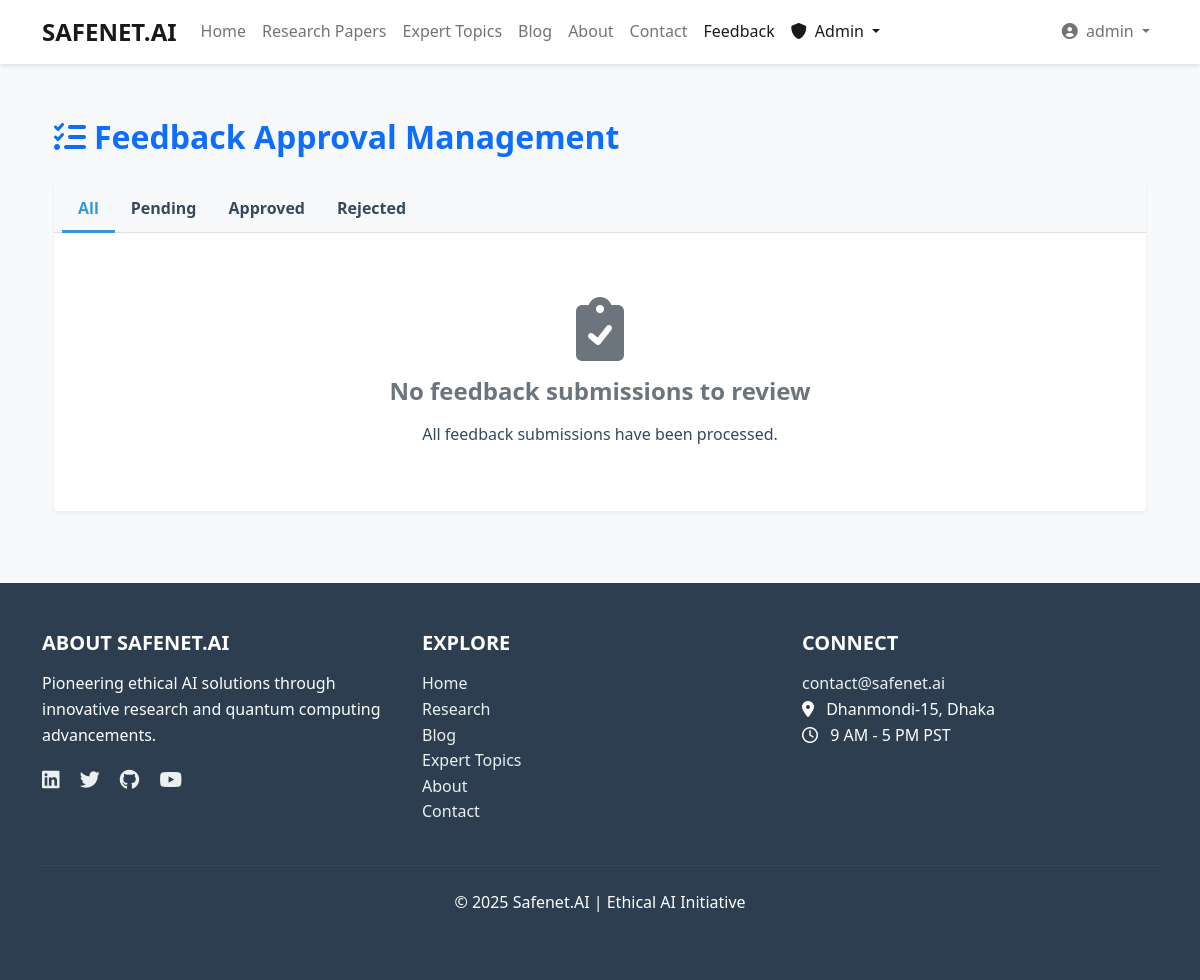
The app's page /feedback/approval/ (signed in), older data.
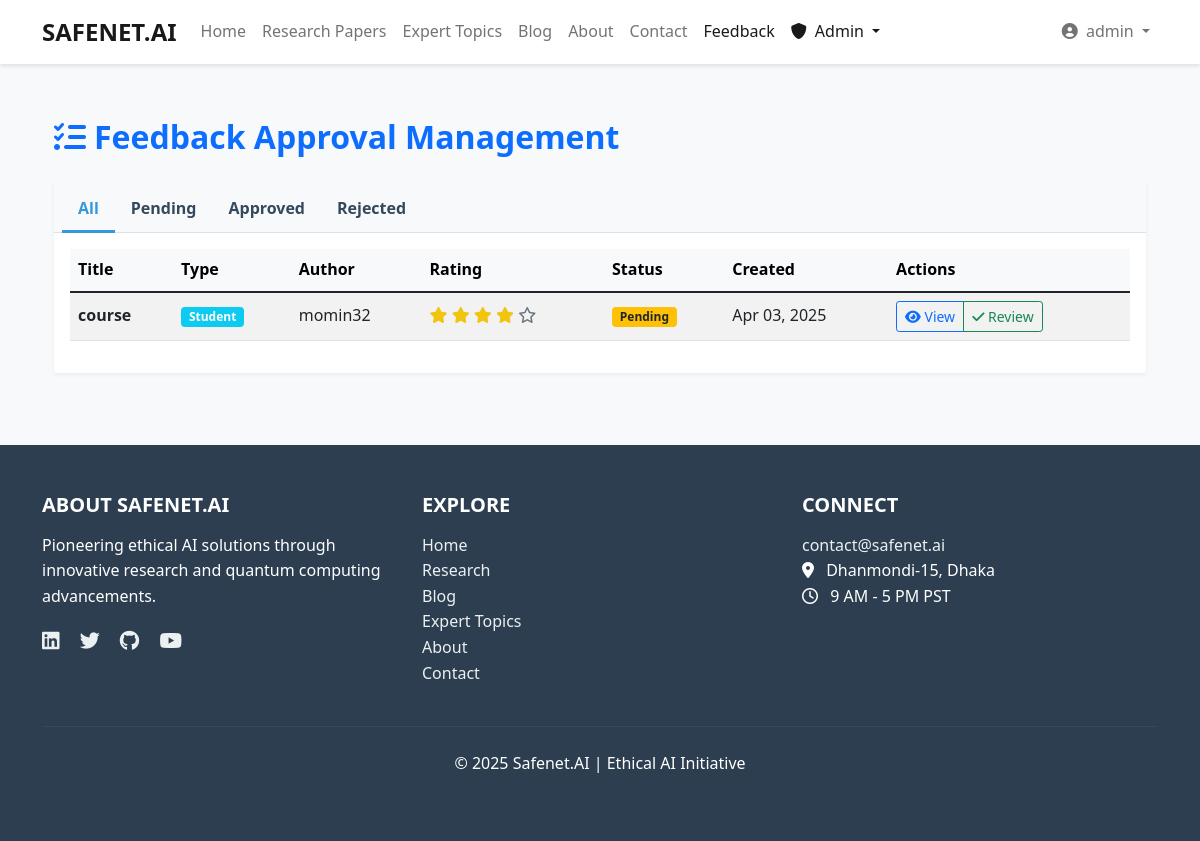
The same page, newer data.
### feedback/models.py (models this page shows, shortened)
class Feedback(models.Model):
    user = models.ForeignKey(User, on_delete=models.CASCADE)
    title = models.CharField(max_length=200)
    content = models.TextField()
    rating = models.IntegerField(choices=[(i, i) for i in range(1, 6)])  # 1-5 rating
    feedback_type = models.CharField(max_length=10, choices=FEEDBACK_TYPE_CHOICES)
    status = models.CharField(max_length=20, choices=STATUS_CHOICES, default='pending')
    slug = models.SlugField(max_length=250, unique=True, blank=True)
    created_at = models.DateTimeField(auto_now_add=True)
    updated_at = models.DateTimeField(auto_now=True)
    class Meta:
        ordering = ['-created_at']

### feedback/views.py (the view)
# urls.py: path('approval/', views.feedback_approval_list, name='feedback_approval_list'),
@login_required
def feedback_approval_list(request):
    if not request.user.is_staff:
        messages.warning(request, "You don't have permission to view this page.")
        return redirect('home')
    feedbacks = Feedback.objects.all().order_by('-created_at')
    context = {
        'feedbacks': feedbacks,
    }
    return render(request, 'feedback/feedback_approval_list.html', context)

### templates/feedback/feedback_approval_list.html (shortened to what this page needs)
{% extends 'base.html' %}
{% load static %}
{% block content %}
<div class="container my-5">
    <div class="row">
        <div class="col-12">
            <h2 class="text-primary mb-4">
                <i class="fas fa-tasks me-2"></i>Feedback Approval Management
            </h2>
            <div class="card">
                <div class="card-header bg-light">
                    <ul class="nav nav-tabs card-header-tabs">
                        <li class="nav-item">
                            <a class="nav-link feedback-filter-tab active" href="#all" data-status="all">All</a>
                        </li>
                        <li class="nav-item">
                            <a class="nav-link feedback-filter-tab" href="#pending" data-status="pending">Pending</a>
                        </li>
                        <li class="nav-item">
                            <a class="nav-link feedback-filter-tab" href="#approved" data-status="approved">Approved</a>
                        </li>
                        <li class="nav-item">
                            <a class="nav-link feedback-filter-tab" href="#rejected" data-status="rejected">Rejected</a>
                        </li>
                    </ul>
                </div>
                <div class="card-body">
                    {% if feedbacks %}
                        <div class="table-responsive">
                            <table class="table table-striped table-hover align-middle" id="feedbackTable">
                                <thead class="table-light">
                                    <tr>
                                        <th>Title</th>
                                        <th>Type</th>
                                        <th>Author</th>
                                        <th>Rating</th>
                                        <th>Status</th>
                                        <th>Created</th>
                                        <th>Actions</th>
                                    </tr>
                                </thead>
                                <tbody>
                                    {% for feedback in feedbacks %}
                                        <tr data-status="{{ feedback.status }}">
                                            <td class="fw-bold">{{ feedback.title }}</td>
                                            <td>
                                                <span class="badge {% if feedback.feedback_type == 'student' %}bg-info{% else %}bg-secondary{% endif %}">
                                                    {{ feedback.get_feedback_type_display }}
                                                </span>
                                            </td>
                                            <td>{{ feedback.user.username }}</td>
                                            <td>
                                                {% for i in "12345" %}
                                                    {% if forloop.counter <= feedback.rating %}
                                                        <i class="fas fa-star text-warning"></i>
                                                    {% else %}
                                                        <i class="far fa-star text-muted"></i>
                                                    {% endif %}
                                                {% endfor %}
                                            </td>
                                            <td>
                                                {% if feedback.status == 'approved' %}
                                                    <span class="badge bg-success">Approved</span>
                                                {% elif feedback.status == 'rejected' %}
                                                    <span class="badge bg-danger">Rejected</span>
                                                {% else %}
                                                    <span class="badge bg-warning text-dark">Pending</span>
                                                {% endif %}
                                            </td>
                                            <td>{{ feedback.created_at|date:"M d, Y" }}</td>
                                            <td>
                                                <div class="btn-group" role="group">
                                                    <button type="button" class="btn btn-sm btn-outline-primary view-feedback"
                                                            data-bs-toggle="modal" data-bs-target="#feedbackModal"
                                                            data-title="{{ feedback.title }}"
                                                            data-content="{{ feedback.content }}"
                                                            data-type="{{ feedback.get_feedback_type_display }}"
                                                            data-rating="{{ feedback.rating }}"
                                                            data-author="{{ feedback.user.username }}"
                                                            data-date="{{ feedback.created_at|date:"M d, Y" }}">
                                                        <i class="fas fa-eye"></i> View
                                                    </button>
                                                    <a href="{% url 'feedback_approve' feedback.pk %}" class="btn btn-sm btn-outline-success">
                                                        <i class="fas fa-check"></i> Review
                                                    </a>
                                                </div>
                                            </td>
                                        </tr>
                                    {% endfor %}
                                </tbody>
                            </table>
                        </div>
                    {% else %}
                        <div class="text-center my-5">
                            <i class="fas fa-clipboard-check fa-4x text-muted mb-3"></i>
                            <h4 class="text-muted">No feedback submissions to review</h4>
                            <p>All feedback submissions have been processed.</p>
                        </div>
                    {% endif %}
                </div>
            </div>
        </div>
    </div>
</div>
{% endblock %}

### templates/base.html (shortened to what this page needs)
<!DOCTYPE html>
<html lang="en">
<head>
    <link href="https://cdn.jsdelivr.net/npm/bootstrap@5.1.3/dist/css/bootstrap.min.css" rel="stylesheet">
    <link rel="stylesheet" href="https://cdnjs.cloudflare.com/ajax/libs/font-awesome/6.0.0-beta3/css/all.min.css">
    <link rel="stylesheet" href="/static/css/style.css">
</head>
<body>
    {% include 'navbar.html' %}
    <div class="container mt-4">
        {% block content %}{% endblock %}
    </div>
    {% include 'footer.html' %}
</body>
</html>

### templates/navbar.html (shortened to what this page needs)
<nav class="navbar navbar-expand-lg navbar-light fixed-top">
    <div class="container">
        <a class="navbar-brand" href="{% url 'home' %}">SAFENET.AI</a>
        <div class="collapse navbar-collapse" id="navbarNav">
            <ul class="navbar-nav me-auto">
                <li class="nav-item">
                    <a class="nav-link {% if request.path == '/' %}active{% endif %}" href="{% url 'home' %}">Home</a>
                </li>
                <li class="nav-item">
                    <a class="nav-link {% if 'research' in request.path %}active{% endif %}" href="{% url 'research_paper_list' %}">Research Papers</a>
                </li>
                <li class="nav-item">
                    <a class="nav-link {% if 'expert-topics' in request.path %}active{% endif %}" href="{% url 'research_topic_list' %}">Expert Topics</a>
                </li>
                <li class="nav-item">
                    <a class="nav-link {% if 'blog' in request.path %}active{% endif %}" href="{% url 'blog_list' %}">Blog</a>
                </li>
                <li class="nav-item">
                    <a class="nav-link {% if request.path == '/about/' %}active{% endif %}" href="{% url 'about' %}">About</a>
                </li>
                <li class="nav-item">
                    <a class="nav-link {% if request.path == '/accounts/contact/' %}active{% endif %}" href="{% url 'contact' %}">Contact</a>
                </li>
                <li class="nav-item">
                    <a class="nav-link {% if 'feedback' in request.path %}active{% endif %}" href="{% url 'feedback_list' %}">Feedback</a>
                </li>
                {% if user.is_authenticated and user.is_superuser %}
                <li class="nav-item dropdown">
                    <a class="nav-link dropdown-toggle {% if 'approval' in request.path %}active{% endif %}" href="#" id="adminDropdownMenuLink" role="button" data-bs-toggle="dropdown" aria-expanded="false">
                        <i class="fas fa-shield-alt me-1"></i> Admin
                    </a>
                </li>
                {% endif %}
            </ul>
            <ul class="navbar-nav ms-auto">
                {% if user.is_authenticated %}
                    <li class="nav-item dropdown">
                        <a class="nav-link dropdown-toggle" href="#" id="navbarDropdownMenuLink" role="button" data-bs-toggle="dropdown" aria-expanded="false">
                            <i class="fas fa-user-circle me-1"></i> {{ user.username }}
                        </a>
                    </li>
                {% endif %}
            </ul>
        </div>
    </div>
</nav>

### templates/footer.html
<footer class="safenet-footer mt-5">
    <div class="container">
        <div class="row">
            <div class="col-md-4 mb-4 mb-md-0">
                <h5>ABOUT SAFENET.AI</h5>
                <p>Pioneering ethical AI solutions through innovative research and quantum computing advancements.</p>
                <div class="social-links mt-3">
                    <a href="#" target="_blank"><i class="fab fa-linkedin"></i></a>
                    <a href="#" target="_blank"><i class="fab fa-twitter"></i></a>
                    <a href="#" target="_blank"><i class="fab fa-github"></i></a>
                    <a href="#" target="_blank"><i class="fab fa-youtube"></i></a>
                </div>
            </div>
            <div class="col-md-4 mb-4 mb-md-0">
                <h5>EXPLORE</h5>
                <ul class="list-unstyled">
                    <li><a href="{% url 'home' %}">Home</a></li>
                    <li><a href="{% url 'research_paper_list' %}">Research</a></li>
                    <li><a href="{% url 'blog_list' %}">Blog</a></li>
                    <li><a href="{% url 'research_topic_list' %}">Expert Topics</a></li>
                    <li><a href="{% url 'about' %}">About</a></li>
                    <li><a href="{% url 'contact' %}">Contact</a></li>
                </ul>
            </div>
            <div class="col-md-4">
                <h5>CONNECT</h5>
                <ul class="list-unstyled">
                    <li><a href="mailto:contact@safenet.ai">contact@safenet.ai</a></li>
                    <li><i class="fas fa-map-marker-alt me-2"></i> Dhanmondi-15, Dhaka</li>
                    <li><i class="far fa-clock me-2"></i> 9 AM - 5 PM PST</li>
                </ul>
            </div>
        </div>
        <hr class="my-4" style="background-color: rgba(255,255,255,0.2);">
        <div class="text-center">
            <p>&copy; 2025 Safenet.AI | Ethical AI Initiative</p>
        </div>
    </div>
</footer>

### static/css/style.css (style rules this page uses)
:root { --primary-color: #3498db; --primary-dark: #2980b9; --secondary-color: #2c3e50; --light-color: #ecf0f1; --dark-color: #34495e; --danger-color: #e74c3c; --success-color: #2ecc71; --warning-color: #f39c12; --info-color: #3498db; --ai-color: #3498db; --quantum-color: #e74c3c; --hybrid-color: #9b59b6; }
body { font-family: 'Segoe UI', Tahoma, Geneva, Verdana, sans-serif; line-height: 1.6; color: var(--dark-color); background-color: #f8f9fa; padding-top: 70px; }
h1, h2, h3, h4, h5, h6 { margin-bottom: 1rem; font-weight: 600; }
a { color: var(--primary-color); text-decoration: none; transition: all 0.3s ease; }
.navbar { background-color: white; box-shadow: 0 2px 4px rgba(0, 0, 0, 0.1); }
.navbar-brand { font-weight: 700; font-size: 1.5rem; }
.safenet-footer { background-color: var(--secondary-color); color: white; padding: 3rem 0; margin-top: 3rem; }
.safenet-footer a { color: var(--light-color); }
.social-links a { margin-right: 1rem; font-size: 1.25rem; }
.card { margin-bottom: 1.5rem; box-shadow: 0 2px 4px rgba(0, 0, 0, 0.05); transition: all 0.3s ease; border: none; }
.card-header { background-color: white; border-bottom: 1px solid rgba(0, 0, 0, 0.1); font-weight: 600; }
.text-warning { color: #f1c40f !important; }
.nav-tabs .nav-link { color: var(--dark-color); border: none; padding: 0.5rem 1rem; transition: all 0.3s ease; }
.nav-tabs .nav-link.active { color: var(--primary-color); background-color: transparent; border-bottom: 3px solid var(--primary-color); }

Row changes from the older to the newer data that the page shows:
added Feedback: title "course", feedback_type "Student", user.username "momin32", rating 4 (drawn), status "Pending", created_at "Apr 03, 2025"
Text that changed along with them:
text no longer shown: "No feedback submissions to review All feedback submissions have been processed."
text now shown: "Title Type Author Rating Status Created Actions"
